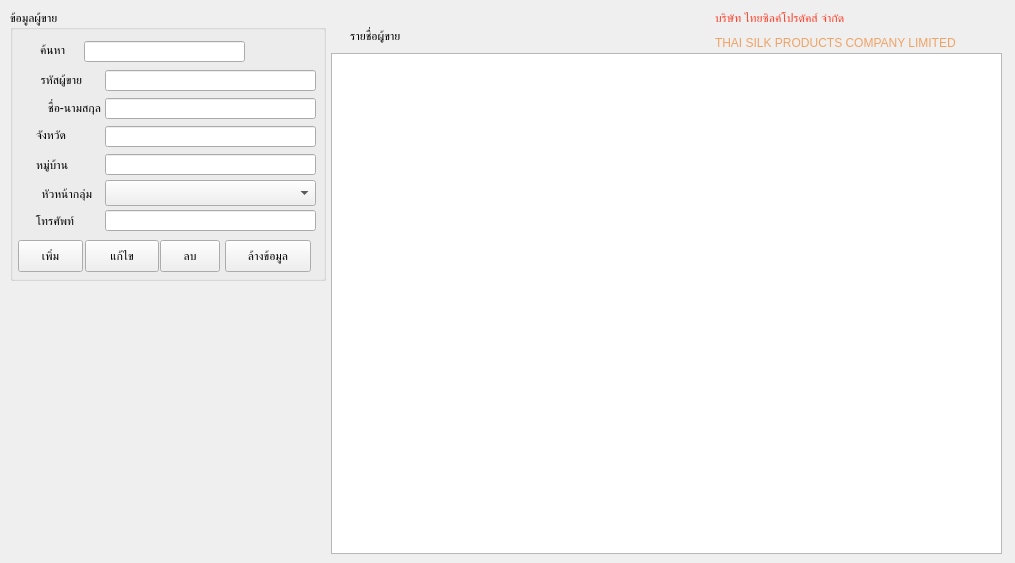
    <widget class="QWidget" name="customer_StaffDB">
     <attribute name="title">
      <string>รายชื่อผู้ขาย</string>
     </attribute>
     <widget class="QLabel" name="label_23">
      <property name="geometry">
       <rect>
        <x>350</x>
        <y>20</y>
        <width>101</width>
        <height>31</height>
       </rect>
      </property>
      <property name="styleSheet">
       <string notr="true">font: 18pt &quot;.AppleSystemUIFont&quot;;</string>
      </property>
      <property name="text">
       <string>รายชื่อผู้ขาย</string>
      </property>
     </widget>
     <widget class="QGroupBox" name="groupBox_4">
      <property name="geometry">
       <rect>
        <x>10</x>
        <y>10</y>
        <width>316</width>
        <height>271</height>
       </rect>
      </property>
      <property name="styleSheet">
       <string notr="true">font: 14pt &quot;.AppleSystemUIFont&quot;;</string>
      </property>
      <property name="title">
       <string>ข้อมูลผู้ขาย</string>
      </property>
      <widget class="QLineEdit" name="txt_address_customer_DB">
       <property name="geometry">
        <rect>
         <x>95</x>
         <y>116</y>
         <width>211</width>
         <height>21</height>
        </rect>
       </property>
      </widget>
      <widget class="QLabel" name="label_20">
       <property name="geometry">
        <rect>
         <x>15</x>
         <y>115</y>
         <width>41</width>
         <height>19</height>
        </rect>
       </property>
       <property name="text">
        <string>จังหวัด</string>
       </property>
       <property name="alignment">
        <set>Qt::AlignRight|Qt::AlignTrailing|Qt::AlignVCenter</set>
       </property>
      </widget>
      <widget class="QLabel" name="label_12">
       <property name="geometry">
        <rect>
         <x>15</x>
         <y>88</y>
         <width>76</width>
         <height>19</height>
        </rect>
       </property>
       <property name="text">
        <string>ชื่อ-นามสกุล</string>
       </property>
       <property name="alignment">
        <set>Qt::AlignRight|Qt::AlignTrailing|Qt::AlignVCenter</set>
       </property>
      </widget>
      <widget class="QLabel" name="label_21">
       <property name="geometry">
        <rect>
         <x>14</x>
         <y>201</y>
         <width>50</width>
         <height>19</height>
        </rect>
       </property>
       <property name="text">
        <string>โทรศัพท์</string>
       </property>
       <property name="alignment">
        <set>Qt::AlignRight|Qt::AlignTrailing|Qt::AlignVCenter</set>
       </property>
      </widget>
      <widget class="QLineEdit" name="txt_name_customer_DB">
       <property name="geometry">
        <rect>
         <x>95</x>
         <y>88</y>
         <width>211</width>
         <height>21</height>
        </rect>
       </property>
      </widget>
      <widget class="QLineEdit" name="txt_phone_customer_DB">
       <property name="geometry">
        <rect>
         <x>95</x>
         <y>200</y>
         <width>211</width>
         <height>21</height>
        </rect>
       </property>
      </widget>
      <widget class="QLineEdit" name="txt_group_customer_DB">
       <property name="geometry">
        <rect>
         <x>95</x>
         <y>144</y>
         <width>211</width>
         <height>21</height>
        </rect>
       </property>
      </widget>
      <widget class="QLabel" name="label_22">
       <property name="geometry">
        <rect>
         <x>15</x>
         <y>174</y>
         <width>67</width>
         <height>19</height>
        </rect>
       </property>
       <property name="text">
        <string>หัวหน้ากลุ่ม</string>
       </property>
       <property name="alignment">
        <set>Qt::AlignRight|Qt::AlignTrailing|Qt::AlignVCenter</set>
       </property>
      </widget>
      <widget class="QLabel" name="label_19">
       <property name="geometry">
        <rect>
         <x>15</x>
         <y>145</y>
         <width>43</width>
         <height>19</height>
        </rect>
       </property>
       <property name="text">
        <string>หมู่บ้าน</string>
       </property>
       <property name="alignment">
        <set>Qt::AlignRight|Qt::AlignTrailing|Qt::AlignVCenter</set>
       </property>
      </widget>
      <widget class="QLabel" name="label_42">
       <property name="geometry">
        <rect>
         <x>15</x>
         <y>60</y>
         <width>57</width>
         <height>19</height>
        </rect>
       </property>
       <property name="text">
        <string>รหัสผู้ขาย</string>
       </property>
       <property name="alignment">
        <set>Qt::AlignRight|Qt::AlignTrailing|Qt::AlignVCenter</set>
       </property>
      </widget>
      <widget class="QLabel" name="label_10">
       <property name="geometry">
        <rect>
         <x>30</x>
         <y>30</y>
         <width>41</width>
         <height>19</height>
        </rect>
       </property>
       <property name="text">
        <string>ค้นหา</string>
       </property>
      </widget>
      <widget class="QPushButton" name="btn_add_customer">
       <property name="geometry">
        <rect>
         <x>8</x>
         <y>230</y>
         <width>65</width>
         <height>32</height>
        </rect>
       </property>
       <property name="styleSheet">
        <string notr="true">font: 14pt &quot;.AppleSystemUIFont&quot;;</string>
       </property>
       <property name="text">
        <string>เพิ่ม</string>
       </property>
      </widget>
      <widget class="QPushButton" name="btn_delete_customer">
       <property name="geometry">
        <rect>
         <x>150</x>
         <y>230</y>
         <width>60</width>
         <height>32</height>
        </rect>
       </property>
       <property name="styleSheet">
        <string notr="true">font: 14pt &quot;.AppleSystemUIFont&quot;;</string>
       </property>
       <property name="text">
        <string>ลบ</string>
       </property>
      </widget>
      <widget class="QPushButton" name="btn_edit_customer">
       <property name="geometry">
        <rect>
         <x>75</x>
         <y>230</y>
         <width>74</width>
         <height>32</height>
        </rect>
       </property>
       <property name="styleSheet">
        <string notr="true">font: 14pt &quot;.AppleSystemUIFont&quot;;</string>
       </property>
       <property name="text">
        <string>แก้ไข</string>
       </property>
      </widget>
      <widget class="QLineEdit" name="txt_CustomerID_Search">
       <property name="geometry">
        <rect>
         <x>74</x>
         <y>31</y>
         <width>161</width>
         <height>21</height>
        </rect>
       </property>
      </widget>
      <widget class="QLineEdit" name="txt_customerID_DB">
       <property name="geometry">
        <rect>
         <x>95</x>
         <y>60</y>
         <width>211</width>
         <height>21</height>
        </rect>
       </property>
      </widget>
      <widget class="QPushButton" name="btn_clear_customer">
       <property name="geometry">
        <rect>
         <x>215</x>
         <y>230</y>
         <width>86</width>
         <height>32</height>
        </rect>
       </property>
       <property name="styleSheet">
        <string notr="true">font: 14pt &quot;.AppleSystemUIFont&quot;;</string>
       </property>
       <property name="text">
        <string>ล้างข้อมูล</string>
       </property>
      </widget>
      <widget class="QComboBox" name="cmb_leaderName_customer_DB">
       <property name="geometry">
        <rect>
         <x>95</x>
         <y>170</y>
         <width>211</width>
         <height>26</height>
        </rect>
       </property>
      </widget>
     </widget>
     <widget class="QTableWidget" name="tb_customerDetail">
      <property name="geometry">
       <rect>
        <x>331</x>
        <y>53</y>
        <width>671</width>
        <height>501</height>
       </rect>
      </property>
     </widget>
     <widget class="QLabel" name="label_47">
      <property name="geometry">
       <rect>
        <x>715</x>
        <y>0</y>
        <width>291</width>
        <height>36</height>
       </rect>
      </property>
      <property name="styleSheet">
       <string notr="true">font: 75 40pt &quot;DB SaiKrok X&quot;;
color: rgb(252, 62, 39);</string>
      </property>
      <property name="text">
       <string>บริษัท ไทยซิลค์โปรดัคส์ จำกัด</string>
      </property>
     </widget>
     <widget class="QLabel" name="label_46">
      <property name="geometry">
       <rect>
        <x>715</x>
        <y>35</y>
        <width>271</width>
        <height>16</height>
       </rect>
      </property>
      <property name="styleSheet">
       <string notr="true">font: 75 25pt &quot;DB SaiKrok X&quot;;
color: rgb(240, 162, 101);</string>
      </property>
      <property name="text">
       <string>THAI SILK PRODUCTS COMPANY LIMITED</string>
      </property>
     </widget>
    </widget>
